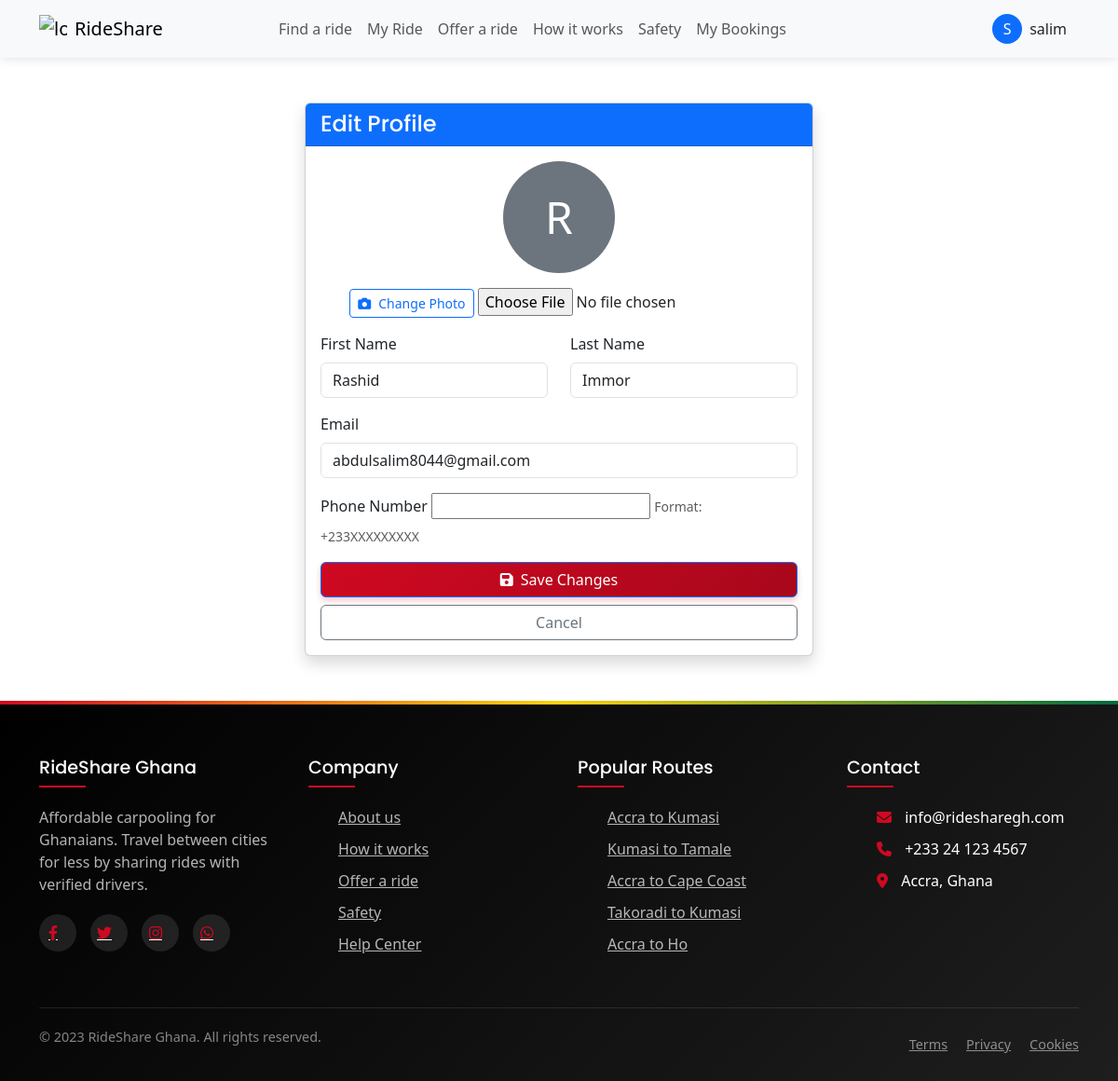
The page /profile/edit/ (signed in) on the database its author committed.
### app/models.py (models this page shows)
class CustomUser(AbstractUser):
    phone = PhoneNumberField(region="GH")
    term=models.BooleanField(default=False)
    profile_pic=models.ImageField(upload_to='uploads/profile_pic/', null=True, blank=True)

### app/views.py (the view)
# urls.py: path('profile/edit/', views.edit_profile, name='edit_profile'),
@login_required
def edit_profile(request):
    if request.method == 'POST':
        form = ProfileEditForm(request.POST, request.FILES, instance=request.user)
        if form.is_valid():
            form.save()
            messages.success(request, 'Profile updated successfully!')
            return redirect('profile')
    else:
        form = ProfileEditForm(instance=request.user)
    return render(request, 'edit_profile.html', {'form': form})

### app/forms.py
class ProfileEditForm(forms.ModelForm):
    phone = FormPhoneNumberField( widget=forms.TextInput(attrs={'class':'form-control','placeholder':'+233123456789'}))
    class Meta:
        model = CustomUser
        fields = ['first_name', 'last_name', 'email', 'phone', 'profile_pic']
        widgets = {
            'first_name': forms.TextInput(attrs={'class': 'form-control'}),
            'last_name': forms.TextInput(attrs={'class': 'form-control'}),
            'email': forms.EmailInput(attrs={'class': 'form-control'}),
        }

### app/templates/edit_profile.html (shortened to what this page needs)
{% extends 'base.html' %}
{% load static %}
{% block content %}
<div class="container py-5">
    <div class="row justify-content-center">
        <div class="col-md-8 col-lg-6">
            <div class="card shadow">
                <div class="card-header bg-primary text-white">
                    <h4 class="mb-0">Edit Profile</h4>
                </div>
                <div class="card-body">
                    <form method="POST" enctype="multipart/form-data">
                        <div class="mb-3 text-center">
                            {% if request.user.profile_pic %}
                                <img src="{{ request.user.profile_pic.url }}" alt="Profile Picture"
                                     class="rounded-circle mb-3" width="120" height="120" id="profile-pic-preview">
                            {% else %}
                                <div class="rounded-circle bg-secondary d-flex align-items-center justify-content-center mb-3"
                                     style="width:120px; height:120px; margin: 0 auto;">
                                    <span class="text-white" style="font-size: 3rem;">{{ request.user.first_name|first|upper }}</span>
                                </div>
                            {% endif %}
                            <div>
                                <label for="id_profile_pic" class="btn btn-sm btn-outline-primary">
                                    <i class="fas fa-camera me-2"></i>Change Photo
                                </label>
                                {{ form.profile_pic }}
                            </div>
                        </div>
                        <div class="row mb-3">
                            <div class="col-md-6">
                                <label class="form-label">First Name</label>
                                {{ form.first_name }}
                            </div>
                            <div class="col-md-6">
                                <label class="form-label">Last Name</label>
                                {{ form.last_name }}
                            </div>
                        </div>
                        <div class="mb-3">
                            <label class="form-label">Email</label>
                            {{ form.email }}
                        </div>
                        <div class="mb-3">
                            <label class="form-label">Phone Number</label>
                            {{ form.phone }}
                            <small class="text-muted">Format: +233XXXXXXXXX</small>
                        </div>
                        <div class="d-grid gap-2">
                            <button type="submit" class="btn btn-primary">
                                <i class="fas fa-save me-2"></i>Save Changes
                            </button>
                            <a href="{% url 'profile' %}" class="btn btn-outline-secondary">
                                Cancel
                            </a>
                        </div>
                    </form>
                </div>
            </div>
        </div>
    </div>
</div>
{% endblock %}

### app/templates/nav.html (shortened to what this page needs)
{%load static %}
<!DOCTYPE html>
<html lang="en">
<head>
  <link rel="stylesheet" href="{% static 'css/style.css' %}">
  <link rel="stylesheet" href="https://cdnjs.cloudflare.com/ajax/libs/font-awesome/6.4.0/css/all.min.css">
  <link href="https://cdn.jsdelivr.net/npm/bootstrap@5.3.7/dist/css/bootstrap.min.css" rel="stylesheet"
>
</head>
<body>
  <nav class="navbar navbar-expand-lg navbar-light bg-light">
    <div class="container">
      <a class="navbar-brand d-flex align-items-center" href="#">
        <img src="{% static 'images/gh.jpg' %}" alt="logo" width="30" height="30"
          class="d-inline-block align-text-top me-2">
        <span>RideShare</span>
      </a>
      <div class="collapse navbar-collapse" id="navbarContent">
        {% if request.user.is_authenticated %}
        <ul class="navbar-nav mx-auto mb-2 mb-lg-0">
          <li class="nav-item">
            <a class="nav-link" href="{% url 'find_ride' %}">Find a ride</a>
          </li>
           <li class="nav-item">
            <a class="nav-link" href="{% url 'my_rides' %}">My Ride</a>
          </li>
          <li class="nav-item">
            <a class="nav-link" href="{% url 'offer_ride' %}">Offer a ride</a>
          </li>
          <li class="nav-item">
            <a class="nav-link" href="{% url 'how_it_work' %}">How it works</a>
          </li>
          <li class="nav-item">
            <a class="nav-link" href="{% url 'safety' %}">Safety</a>
          </li>
          <li class="nav-item">
            <a class="nav-link" href="{% url 'my_booking' %}">My Bookings</a>
          </li>
        </ul>
        <div class="dropdown ms-auto">
          <a class="btn dropdown-toggle d-flex align-items-center" href="#" role="button" id="userDropdown"
            data-bs-toggle="dropdown" aria-expanded="false">
            {% if request.user.profile_pic %}
            <img src="{{ request.user.profile_pic.url }}" alt="Profile" width="32" height="32"
              class="rounded-circle me-2">
            {% else %}
            <div
              class="profile-placeholder rounded-circle bg-primary text-white d-flex align-items-center justify-content-center me-2"
              style="width: 32px; height: 32px;">
              {{ request.user.username|first|upper }}
            </div>
            {% endif %}
            <span class="d-none d-lg-inline">{{ request.user.username }}</span>
          </a>
        </div>
        {% else %}
        <div class="d-flex ms-auto">
          <a href="{% url 'login' %}" class="btn btn-outline-primary me-2">Log in</a>
          <a href="{% url 'signup' %}" class="btn btn-primary">Sign up</a>
        </div>
        {% endif %}
      </div>
    </div>
  </nav>
</body>
</html>

### app/static/css/style.css (style rules this page uses)
:root { --primary-color: #FF6B00; --primary-dark: #E05D00; --secondary-color: #0056B3; --dark-color: #333333; --light-color: #F8F9FA; --gray-color: #6C757D; --light-gray: #E9ECEF; --white: #FFFFFF; --black: #000000; --success-color: #28A745; --warning-color: #FFC107; --danger-color: #DC3545; --border-radius: 8px; --box-shadow: 0 5px 15px rgba(0, 0, 0, 0.1); --transition: all 0.3s ease; }
:root { --primary-color: #CF0921; --primary-dark: #A8071B; --secondary-color: #FCD20F; --accent-color: #006B3D; --dark-color: #000000; --light-color: #F5F5F5; --gray-color: #6C757D; --light-gray: #E9ECEF; --white: #FFFFFF; --gold-light: #FDE68A; --green-light: #D1FAE5; }
body { font-family: 'DM Sans', 'Poppins', sans-serif; }
h1, h2, h3, h4, h5, h6 { font-family: 'Poppins', sans-serif; font-weight: 700; }
* { margin: 0; padding: 0; box-sizing: border-box; }
html { scroll-behavior: smooth; }
body { font-family: 'Poppins', sans-serif; color: var(--dark-color); line-height: 1.6; background-color: var(--white); overflow-x: hidden; }
.container { width: 100%; max-width: 1200px; margin: 0 auto; padding: 0 20px; }
a { text-decoration: none; color: inherit; }
ul { list-style: none; }
img { max-width: 100%; height: auto; }
.btn { display: inline-block; padding: 10px 20px; border-radius: var(--border-radius); font-weight: 500; text-align: center; transition: var(--transition); cursor: pointer; border: 2px solid transparent; }
.btn-primary { background-color: var(--primary-color); color: var(--white); }
.navbar { position: fixed; top: 0; left: 0; width: 100%; background-color: var(--white); box-shadow: 0 2px 10px rgba(0, 0, 0, 0.1); z-index: 1000; padding: 15px 0; transition: var(--transition); }
.navbar .container { display: flex; justify-content: space-between; align-items: center; }
.nav-link { font-weight: 500; color: var(--dark-color); transition: var(--transition); position: relative; }
.btn { position: relative; overflow: hidden; transition: all 0.3s cubic-bezier(0.25, 0.8, 0.25, 1); border: none; }
.btn-primary { background: linear-gradient(135deg, var(--primary-color) 0%, var(--primary-dark) 100%); color: white; box-shadow: 0 4px 6px rgba(207, 9, 33, 0.2); }
.btn::after { content: ""; display: block; position: absolute; width: 100%; height: 100%; top: 0; left: 0; pointer-events: none; background-image: radial-gradient(circle, #fff 10%, transparent 10.01%); background-repeat: no-repeat; background-position: 50%; transform: scale(10, 10); opacity: 0; transition: transform .5s, opacity 1s; }

### rows shown on the page
CustomUser: user.username|first "S", user.username "salim", user.first_name|first "R", first_name "Rashid", last_name "Immor", email "abdulsalim8044@gmail.com"
